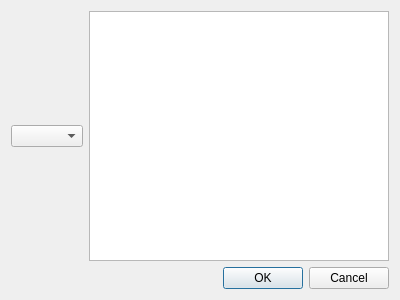
<?xml version="1.0" encoding="UTF-8"?>
<ui version="4.0">
 <class>fen_supprimertransaction</class>
 <widget class="QDialog" name="fen_supprimertransaction">
  <property name="geometry">
   <rect>
    <x>0</x>
    <y>0</y>
    <width>400</width>
    <height>300</height>
   </rect>
  </property>
  <property name="windowTitle">
   <string>Dialog</string>
  </property>
  <layout class="QGridLayout" name="gridLayout">
   <item row="0" column="0">
    <widget class="QComboBox" name="Transactions"/>
   </item>
   <item row="0" column="1">
    <widget class="QTableWidget" name="tableWidget_trans"/>
   </item>
   <item row="1" column="0" colspan="2">
    <widget class="QDialogButtonBox" name="buttonBox">
     <property name="orientation">
      <enum>Qt::Horizontal</enum>
     </property>
     <property name="standardButtons">
      <set>QDialogButtonBox::Cancel|QDialogButtonBox::Ok</set>
     </property>
    </widget>
   </item>
  </layout>
 </widget>
 <resources/>
 <connections>
  <connection>
   <sender>buttonBox</sender>
   <signal>accepted()</signal>
   <receiver>fen_supprimertransaction</receiver>
   <slot>accept()</slot>
   <hints>
    <hint type="sourcelabel">
     <x>248</x>
     <y>254</y>
    </hint>
    <hint type="destinationlabel">
     <x>157</x>
     <y>274</y>
    </hint>
   </hints>
  </connection>
  <connection>
   <sender>buttonBox</sender>
   <signal>rejected()</signal>
   <receiver>fen_supprimertransaction</receiver>
   <slot>reject()</slot>
   <hints>
    <hint type="sourcelabel">
     <x>316</x>
     <y>260</y>
    </hint>
    <hint type="destinationlabel">
     <x>286</x>
     <y>274</y>
    </hint>
   </hints>
  </connection>
 </connections>
</ui>
